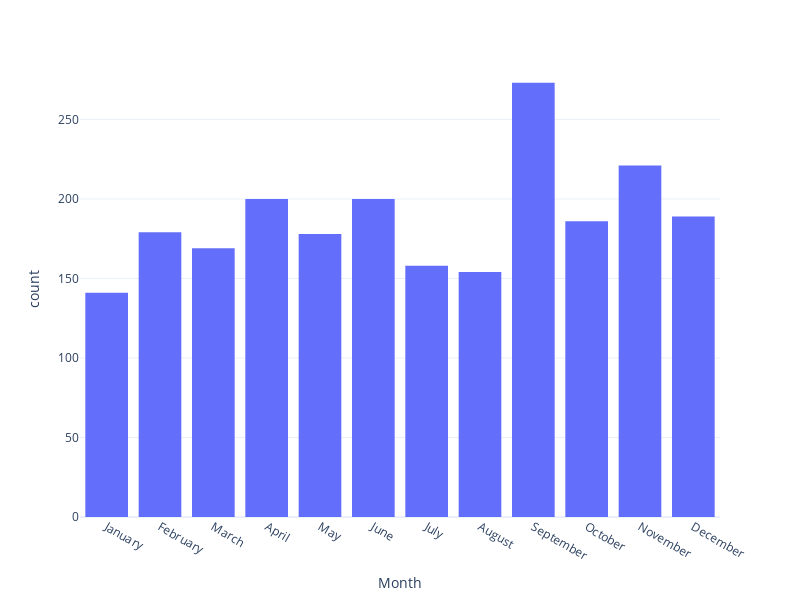

Notebook cell for this chart:
### Markdown cell above
## 월별 통계 - simple

### Code cell
#기존에는 이렇게 만들엇는데,
# 이렇게 하면 vizro에서 순서가 원상복구됨.
fig = px.histogram(df_korea, x="Month")
fig.update_xaxes(categoryorder='array', categoryarray= ['January', 'February', 'March', 'April', 'May', 'June', 'July', 'August', 'September', 'October', 'November', 'December'])
fig.update_layout(width=800, height=600)
fig.show()

### Figure 1 — Plotly figure (JSON) as saved in the notebook; plotly's stock layout.template omitted (floating-point values rounded to 4 significant figures; data arrays with more than 128 entries replaced by an {"elided": "..."} marker saying what was removed)
{"data": [{"alignmentgroup": "True", "bingroup": "x", "hovertemplate": "Month=%{x}<br>count=%{y}<extra></extra>", "legendgroup": "", "marker": {"color": "#636efa", "pattern": {"shape": ""}}, "name": "", "offsetgroup": "", "orientation": "v", "showlegend": false, "type": "histogram", "x": {"elided": "2248 str values"}, "xaxis": "x", "yaxis": "y"}], "layout": {"barmode": "relative", "height": 600, "legend": {"tracegroupgap": 0}, "margin": {"t": 60}, "width": 800, "xaxis": {"anchor": "y", "categoryarray": ["January", "February", "March", "April", "May", "June", "July", "August", "September", "October", "November", "December"], "categoryorder": "array", "domain": [0, 1], "title": {"text": "Month"}}, "yaxis": {"anchor": "x", "domain": [0, 1], "title": {"text": "count"}}}}
